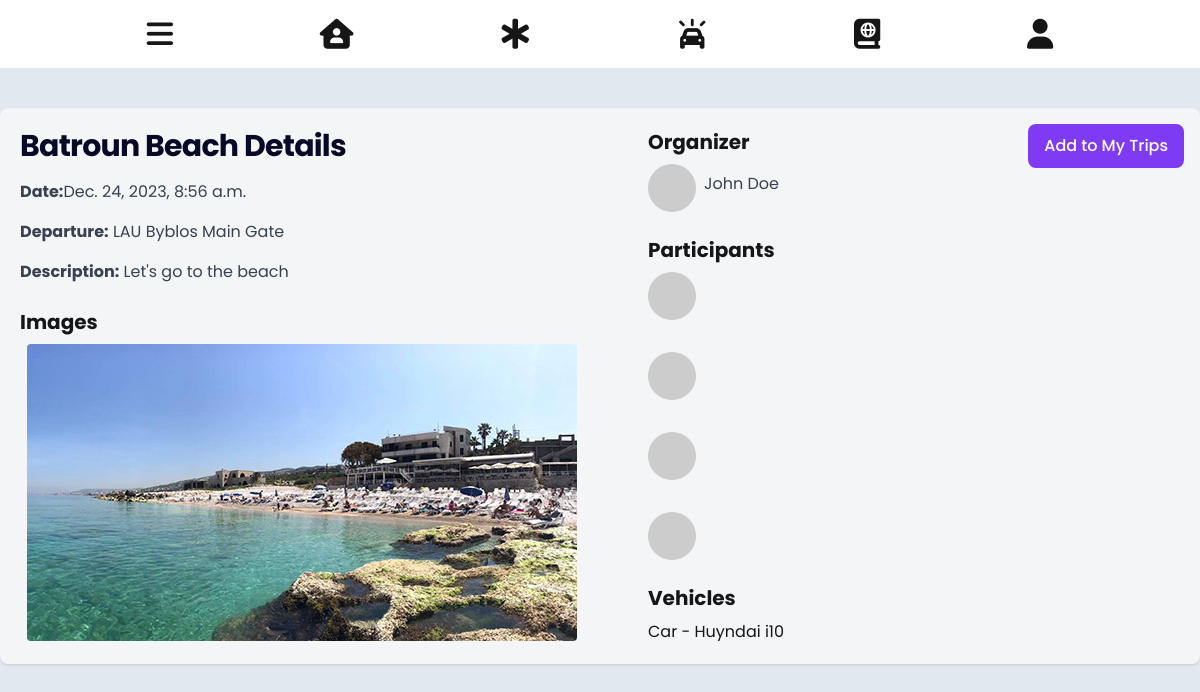
The page /tripDetails/T230005/ on the database its author committed.
### core/models.py (models this page shows, shortened)
class Trip(models.Model):
    id_prefix = "T"
    image = models.ImageField(blank=True, null=True)
    name = models.CharField(max_length=200, null=True)
    tripID = models.CharField(max_length=500, blank=True, primary_key=True)
    userID = models.ForeignKey(Person, on_delete=models.CASCADE)
    orgID = models.ForeignKey('Organization', on_delete=models.CASCADE, blank=True, null=True)
    plateNb = models.ForeignKey('Vehicle', on_delete=models.CASCADE)
    rideDate = models.DateTimeField()
    description = models.TextField(null=True)
    nbParticipants = models.PositiveIntegerField()
    departure = models.CharField(max_length=255)
    isCompleted = models.BooleanField(default=False)
    isFeatured = models.BooleanField(default=False)
    isBookmarked = models.BooleanField(default=False)
    participants = models.ManyToManyField('Person', default='', blank=True, related_name='participants')

class Person(models.Model):
    id_prefix = 'P'
    user = models.OneToOneField(settings.AUTH_USER_MODEL, on_delete=models.CASCADE)
    personID = models.CharField(max_length=50, blank=True, primary_key=True)
    gender = models.CharField(max_length=100,choices=GENDER_CHOICES)
    image = models.ImageField(upload_to='person_images/', blank=True)
    dob = models.DateField()

class Vehicle(models.Model):
    plateNb = models.CharField(max_length=500, blank=True, primary_key=True)
    userID = models.ForeignKey(Person, on_delete=models.CASCADE)
    model = models.CharField(max_length=255)
    make = models.CharField(max_length=255)
    color = models.CharField(max_length=255)
    nbSeats = models.PositiveIntegerField()

### core/views.py (the view)
# urls.py: path('tripDetails/<str:trip_id>/', views.trip_details, name="tripDetails"),
def trip_details(request, trip_id):
    trip = get_object_or_404(Trip, tripID=trip_id)
    participants = trip.participants.all()
    context = {
    'trip' : trip,
    'participants' : participants
    }
    return render(request, 'tripDetails.html', context)

### core/templates/tripDetails.html (shortened to what this page needs)
{% extends 'core.html' %}
{% block tripdetails_content%}
<section class="bg-slate-200 h-screen w-screen">
    <div class="flex flex-col items-center justify-center mx-auto">
    <div class="w-full max-w-7xl h-3/4 bg-light rounded-lg shadow p-5 grid grid-cols-1 md:grid-cols-2 gap-8 mx-4 mt-10 relative">
        <div>
            <h1 class="text-2xl font-bold leading-tight tracking-tight md:text-3xl color-primary mb-4">
                {{trip.name}} Details
            </h1>
            <p class="text-gray-700 mb-4"><span class="font-bold">Date:</span>{{trip.rideDate}}</p>
            <p class="text-gray-700 mb-4"><span class="font-bold">Departure:</span> {{trip.departure}}</p>
            <p class="text-gray-700 mb-4"><span class="font-bold">Description:</span> {{trip.description}}</p>
            <h2 class="text-xl font-bold mb-2 mt-6">Images</h2>
            <div class="flex justify-center space-x-2">
                {% if trip.image %}
                <img class="w-50 h-50 object-cover object-center rounded" src="{{trip.image.url}}" alt="Trip Image 3">
                {% else %}
                No images yet for this trip :(
                {% endif %}
            </div>
        </div>
        <div class="mx-8">
            {% if trip.userID != request.user.person %}
            <button class="bg-sec hover:bg-primary text-white font-medium rounded-lg px-4 py-2.5 absolute top-4 right-4 focus:outline-none focus:ring-4 focus:ring-primary-300">
                <a href="{% url 'myTrips'%}">Add to My Trips</a>
            </button>
            {% else %}
            <button class="bg-sec hover:bg-primary text-white font-medium rounded-lg px-4 py-2.5 absolute top-4 right-4 focus:outline-none focus:ring-4 focus:ring-primary-300">
                <a href="{% url 'myTrips'%}">Share Ride</a>
            </button>
            {% endif %}
            <h2 class="text-xl font-bold mb-2">Organizer</h2>
            <div class="flex items-center space-x-2">
                <img class="w-12 h-12 object-cover rounded-full" src="https://via.placeholder.com/50" alt="Organizer">
                <p class="text-gray-700 mb-2"><a href="#">{{trip.userID.user.first_name}} {{trip.userID.user.last_name}}</a></p>
            </div>
            <h2 class="text-xl font-bold mb-2 mt-6">Participants</h2>
            <div class="space-y-8">
                {% if participants %}
                {% for participant in participants %}
                <div class="flex items-center space-x-2">
                    <img class="w-12 h-12 object-cover rounded-full" src="https://via.placeholder.com/50" alt="Participant 1">
                </div>
                {%endfor%}
                {% else %}
                No participants yet in the trip :(
                {% endif %}
            </div>
            <h2 class="text-xl font-bold mb-2 mt-6">Vehicles</h2>
            <ul class="list-none pl-0">
                <li>Car - {{trip.plateNb.make}} {{trip.plateNb.model}}</li>
            </ul>
        </div>
    </div>
</div>
</section>
{%endblock%}

### rows shown on the page
Trip: name "Batroun Beach", rideDate "Dec. 24, 2023, 8:56 a.m.", departure "LAU Byblos Main Gate", description "Let's go to the beach", image (picture), userID.user.first_name "John", userID.user.last_name "Doe", plateNb.make "Huyndai", plateNb.model "i10"
